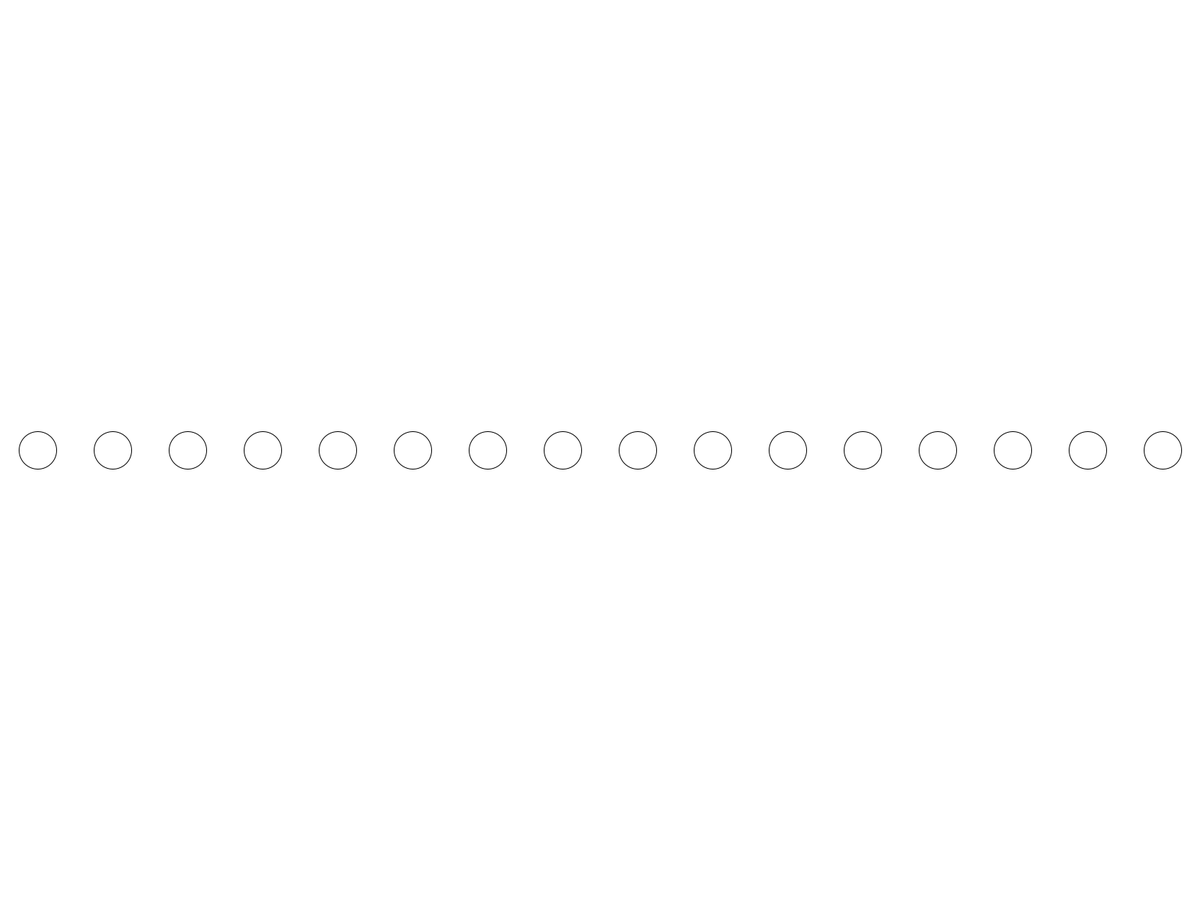
Frame 1 (no input)
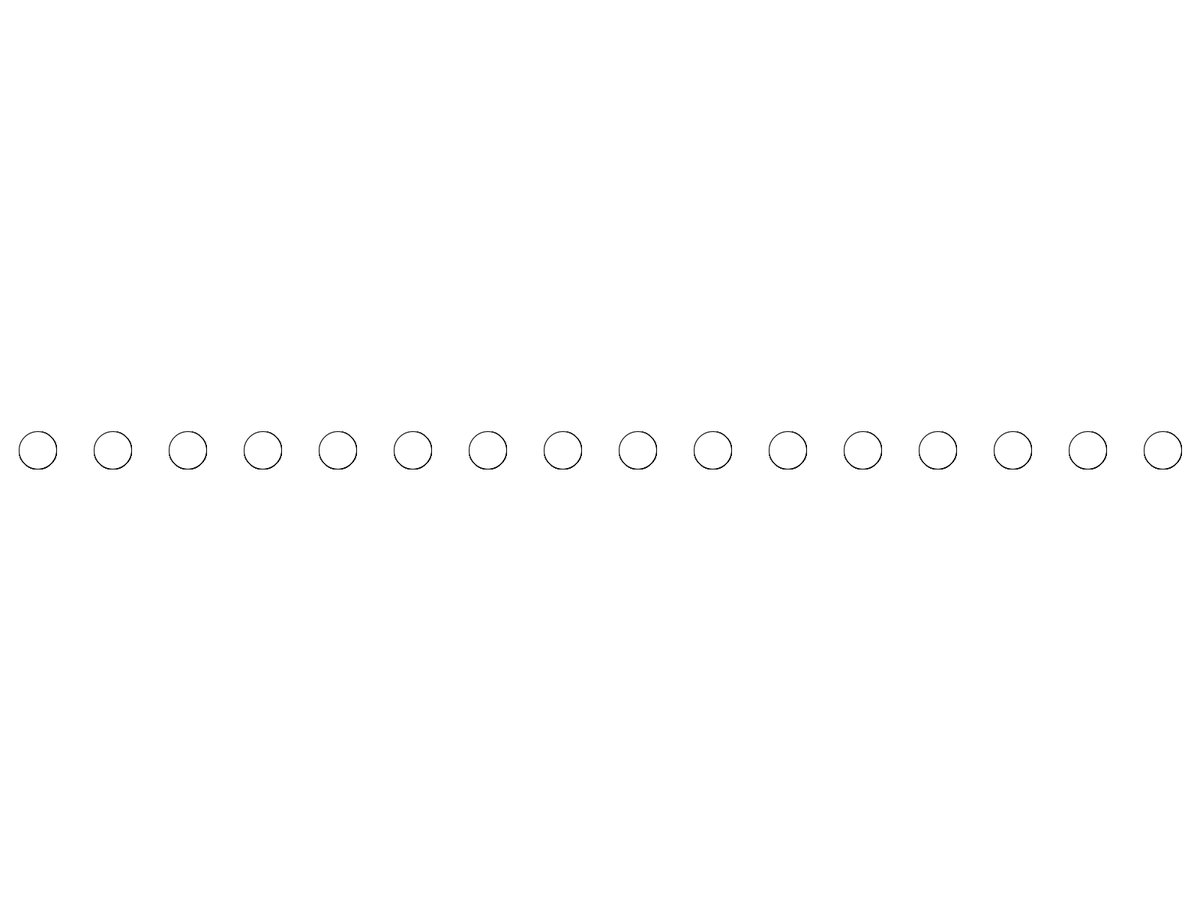
Frame 60 (the mouse pressed at the canvas centre just before this capture)
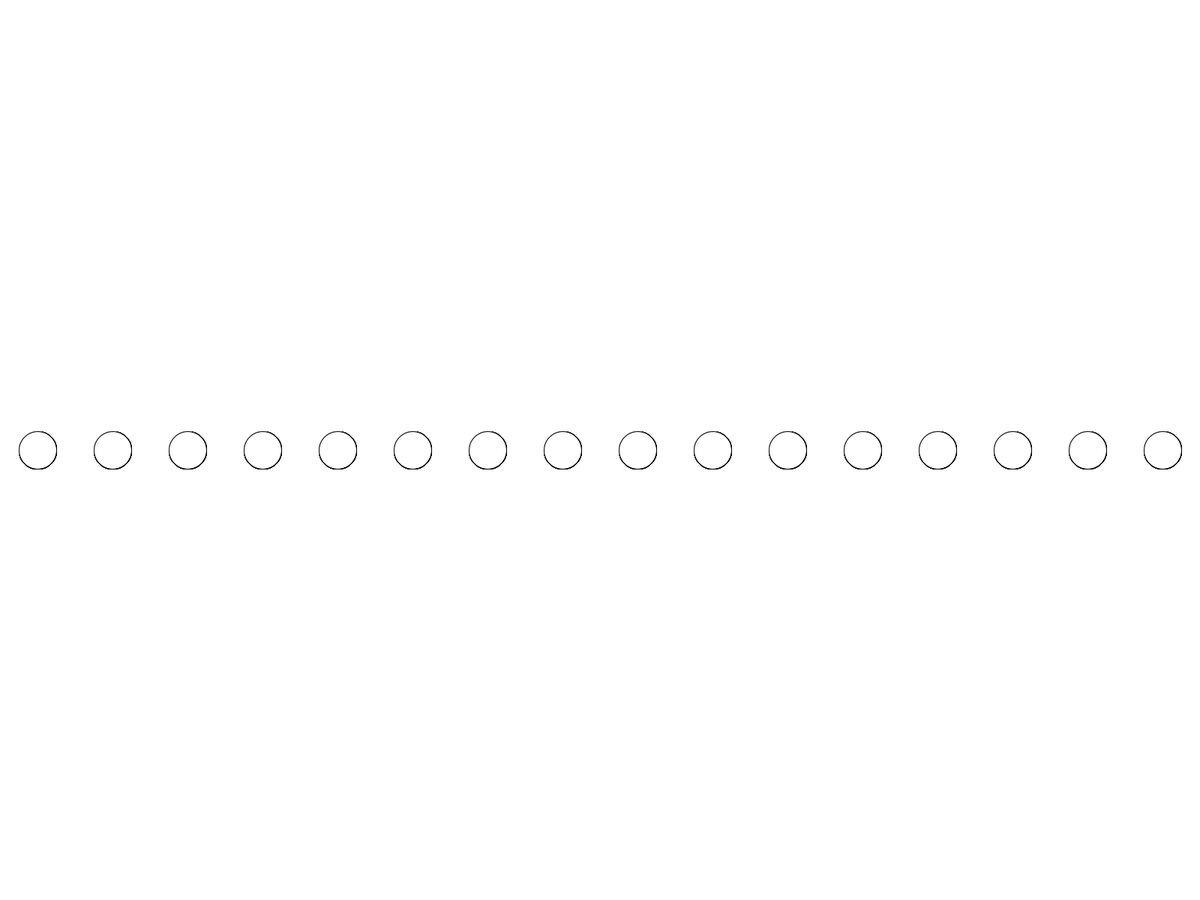
Frame 120 (the mouse held since frame 60 and released just before this capture)

The Processing sketch that drew these frames (run headless with seeded random() and noise(); from frame 60 on, the mouse is pressed at the canvas centre):

// Processing sketch: forEllipse_01
// ── forEllipse_01.pde
int tam, stepX, espaco;
void setup()
{
  fullScreen();
  background(255);
  tam = 50;
  stepX = 100;
  espaco = tam;

}

void draw()
{
  for (int i = espaco; i < width; i = i + stepX)
  {
    ellipse(i, height/2, tam, tam);
  }
}
